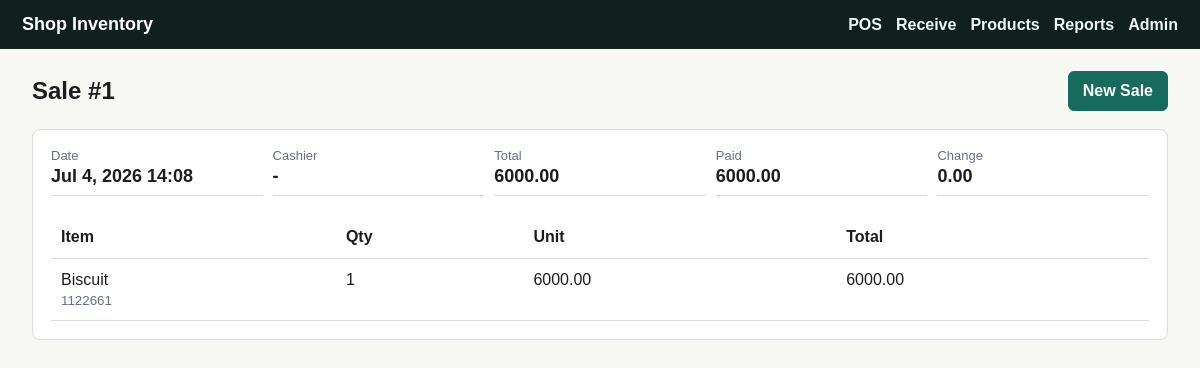
The app's page /sales/1/ with its own data.
### inventory/models.py (models this page shows, shortened)
class Sale(models.Model):
    created_at = models.DateTimeField(default=timezone.now)
    cashier_name = models.CharField(max_length=120, blank=True)
    total = models.DecimalField(max_digits=12, decimal_places=2, default=Decimal("0.00"))
    amount_paid = models.DecimalField(max_digits=12, decimal_places=2, default=Decimal("0.00"))
    class Meta:
        ordering = ["-created_at"]
    @property
    def change_due(self):
        return self.amount_paid - self.total

class SaleItem(models.Model):
    sale = models.ForeignKey(Sale, related_name="items", on_delete=models.CASCADE)
    product = models.ForeignKey(Product, on_delete=models.PROTECT)
    quantity = models.PositiveIntegerField(validators=[MinValueValidator(1)])
    unit_price = models.DecimalField(max_digits=12, decimal_places=2)
    line_total = models.DecimalField(max_digits=12, decimal_places=2)

class Product(models.Model):
    name = models.CharField(max_length=180)
    barcode = models.CharField(max_length=80, unique=True, db_index=True)
    category = models.ForeignKey(Category, on_delete=models.SET_NULL, blank=True, null=True)
    cost_price = models.DecimalField(max_digits=12, decimal_places=2, default=Decimal("0.00"))
    selling_price = models.DecimalField(max_digits=12, decimal_places=2, validators=[MinValueValidator(0)])
    reorder_level = models.PositiveIntegerField(default=5)
    is_active = models.BooleanField(default=True)
    created_at = models.DateTimeField(auto_now_add=True)
    updated_at = models.DateTimeField(auto_now=True)
    class Meta:
        ordering = ["name"]

### inventory/views.py (the view)
# urls.py: path("sales/<int:sale_id>/", views.sale_detail, name="sale_detail"),
def sale_detail(request, sale_id):
    sale = get_object_or_404(Sale.objects.prefetch_related("items__product"), pk=sale_id)
    return render(request, "inventory/sale_detail.html", {"sale": sale})

### templates/inventory/sale_detail.html (shortened to what this page needs)
{% extends "base.html" %}
{% block content %}
<section class="heading">
  <h1>Sale #{{ sale.id }}</h1>
  <a class="button primary" href="{% url 'pos' %}">New Sale</a>
</section>
<section class="panel receipt">
  <dl class="summary-list">
    <div><dt>Date</dt><dd>{{ sale.created_at|date:"M j, Y H:i" }}</dd></div>
    <div><dt>Cashier</dt><dd>{{ sale.cashier_name|default:"-" }}</dd></div>
    <div><dt>Total</dt><dd>{{ sale.total }}</dd></div>
    <div><dt>Paid</dt><dd>{{ sale.amount_paid }}</dd></div>
    <div><dt>Change</dt><dd>{{ sale.change_due }}</dd></div>
  </dl>
  <table>
    <thead><tr><th>Item</th><th>Qty</th><th>Unit</th><th>Total</th></tr></thead>
    <tbody>
      {% for item in sale.items.all %}
        <tr>
          <td>{{ item.product.name }}<small>{{ item.product.barcode }}</small></td>
          <td>{{ item.quantity }}</td>
          <td>{{ item.unit_price }}</td>
          <td>{{ item.line_total }}</td>
        </tr>
      {% endfor %}
    </tbody>
  </table>
</section>
{% endblock %}

### static/inventory/styles.css (style rules this page uses)
:root { color-scheme: light; --bg: #f7f7f4; --panel: #ffffff; --ink: #1b1d1f; --muted: #667085; --line: #d9ded7; --accent: #176b5c; --accent-dark: #0f4f44; --danger: #a23b3b; }
* { box-sizing: border-box; }
body { margin: 0; background: var(--bg); color: var(--ink); font-family: Arial, Helvetica, sans-serif; }
a { color: var(--accent); text-decoration: none; }
.heading { align-items: center; display: flex; gap: 16px; justify-content: space-between; margin-bottom: 18px; }
h1, h2 { margin: 0; }
.panel, .stats article { background: var(--panel); border: 1px solid var(--line); border-radius: 8px; }
.panel { padding: 18px; }
table { border-collapse: collapse; width: 100%; }
th, td { border-bottom: 1px solid var(--line); padding: 12px 10px; text-align: left; vertical-align: top; }
small { color: var(--muted); display: block; margin-top: 4px; }
.button, button { background: #eef2f0; border: 1px solid var(--line); border-radius: 6px; color: var(--ink); cursor: pointer; display: inline-block; font: inherit; font-weight: 700; padding: 10px 14px; }
.button.primary, button.primary { background: var(--accent); border-color: var(--accent); color: white; }
.summary-list { display: grid; gap: 10px; grid-template-columns: repeat(5, minmax(0, 1fr)); margin: 0 0 20px; }
.summary-list div { border-bottom: 1px solid var(--line); padding-bottom: 8px; }
.summary-list dt { color: var(--muted); font-size: 13px; }
.summary-list dd { font-size: 18px; font-weight: 800; margin: 3px 0 0; }

### records on screen
Sale: id "1", created_at "Jul 4, 2026 14:08", cashier_name "-", total "6000.00", amount_paid "6000.00", change_due "0.00"
SaleItem: product.name "Biscuit", product.barcode "1122661", quantity "1", unit_price "6000.00", line_total "6000.00"
